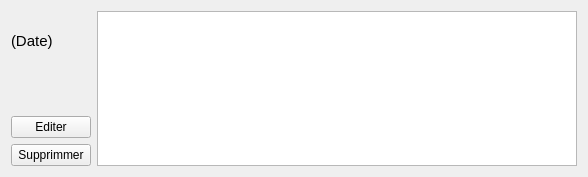
<?xml version="1.0" encoding="UTF-8"?>
<ui version="4.0">
 <class>QSemestre</class>
 <widget class="QWidget" name="QSemestre">
  <property name="geometry">
   <rect>
    <x>0</x>
    <y>0</y>
    <width>588</width>
    <height>177</height>
   </rect>
  </property>
  <property name="windowTitle">
   <string>Form</string>
  </property>
  <layout class="QHBoxLayout" name="horizontalLayout" stretch="0,0">
   <item>
    <layout class="QVBoxLayout" name="verticalLayout">
     <item>
      <widget class="QLabel" name="labelDate">
       <property name="font">
        <font>
         <pointsize>11</pointsize>
         <weight>50</weight>
         <bold>false</bold>
        </font>
       </property>
       <property name="text">
        <string>(Date)</string>
       </property>
      </widget>
     </item>
     <item>
      <spacer name="verticalSpacer">
       <property name="orientation">
        <enum>Qt::Vertical</enum>
       </property>
       <property name="sizeType">
        <enum>QSizePolicy::Ignored</enum>
       </property>
       <property name="sizeHint" stdset="0">
        <size>
         <width>20</width>
         <height>40</height>
        </size>
       </property>
      </spacer>
     </item>
     <item>
      <widget class="QPushButton" name="buttonEdit">
       <property name="text">
        <string>Editer</string>
       </property>
      </widget>
     </item>
     <item>
      <widget class="QPushButton" name="buttonDelete">
       <property name="text">
        <string>Supprimmer</string>
       </property>
      </widget>
     </item>
    </layout>
   </item>
   <item>
    <widget class="QTableView" name="tableUV">
     <attribute name="horizontalHeaderVisible">
      <bool>false</bool>
     </attribute>
     <attribute name="verticalHeaderVisible">
      <bool>false</bool>
     </attribute>
    </widget>
   </item>
  </layout>
 </widget>
 <resources/>
 <connections/>
</ui>
